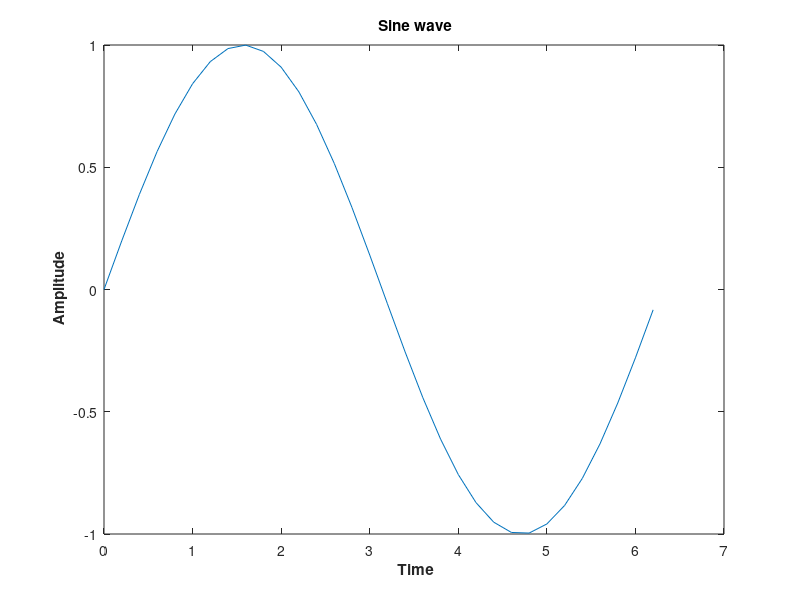
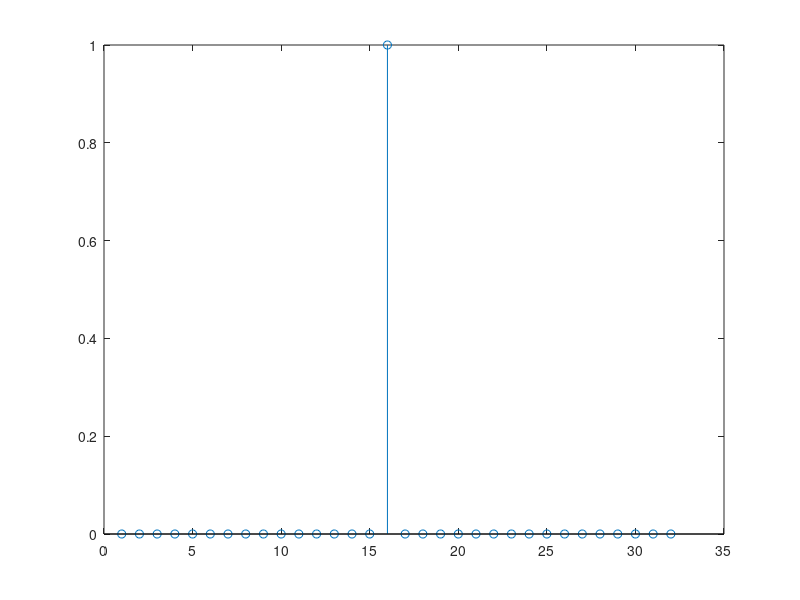
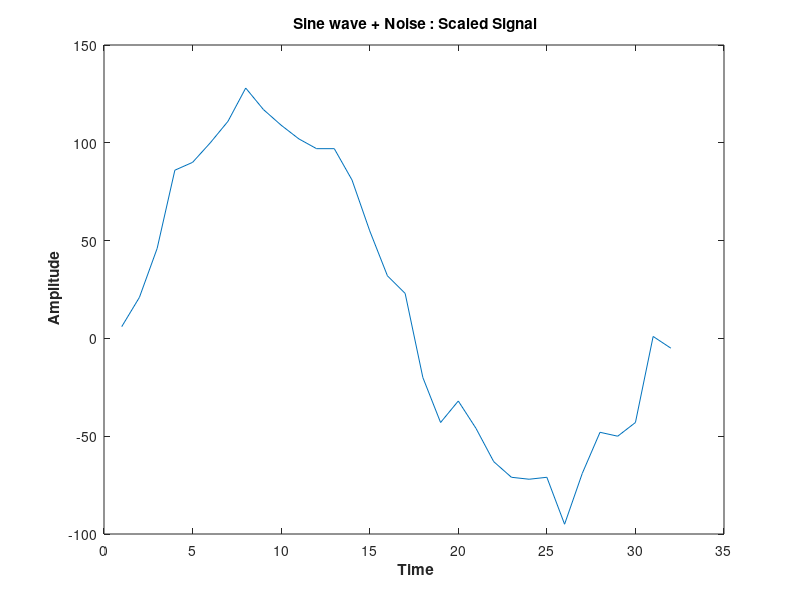

Reproduce these figures in MATLAB, in order.
% Generate a sine wave
close all; clear all;
fs = 5;
Amp = 1;
t = 0:1/fs:2*pi; % time vector
sine_wave = Amp*sin(t);
figure();
plot(t, sine_wave);
xlabel('\bf Time');
ylabel('\bf Amplitude');
title('\bf Sine wave');


% Add a noise
a = 0.3; % upper limit
b = 0; % lower limit
noise = (b-a).*rand(length(sine_wave),1) + a; noise = noise';
sine_noise = (sine_wave + noise);
sine_norm = sine_noise / max(abs(sine_noise));
figure();plot(1:length(sine_norm), sine_norm);
xlabel('\bf Time');
ylabel('\bf Amplitude');
title('\bf Sine wave + Noise');

% Impulse 
impulse = [zeros(1,15), 1, zeros(1,16)];
stem(impulse)


% Convert from real to integers
total_wordlength = 16;
scaling = 7;
sine_noise_integers = round(sine_norm.*(2^scaling));
figure();plot(1:length(sine_noise_integers), sine_noise_integers);
xlabel('\bf Time');
ylabel('\bf Amplitude');
title('\bf Sine wave + Noise : Scaled Signal');


% Convert from integers to binary
sine_noise_in_binary_signed = dec2bin(mod((impulse),2^total_wordlength),total_wordlength);
yy = cellstr(sine_noise_in_binary_signed);
fid = fopen('impulse.data', 'wt');
fprintf(fid, '%8s \n', yy{:});
disp('text file for signal finished');


